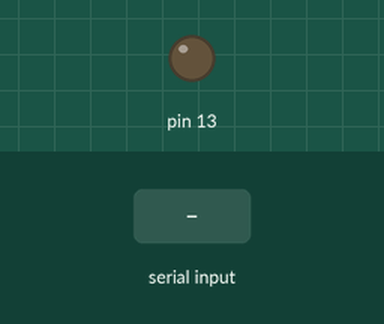
The sketch below on a simulated Arduino Uno, built with avr-gcc and run on an emulated ATmega328P. Shown: output pins drawn as LEDs (lit = HIGH). The test bench sets the inputs (shaded band).

Above: at 1.2 s.
1.3 s: "1" received over the second serial link
At 2.3 s:
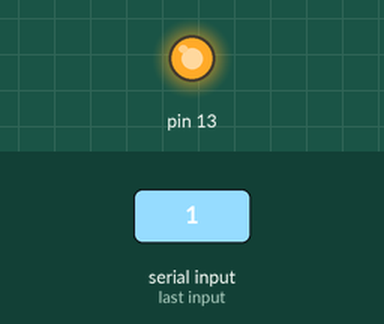
2.8 s: "2" received over the second serial link
At 3.5 s:
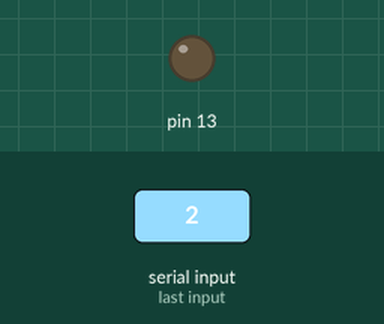
Timing chart, 0 to 5.8 s (numbered marks = the images above; inputs shaded):
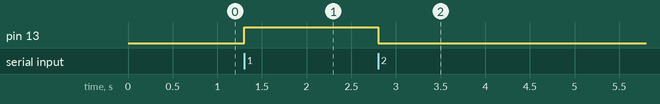

The sketch:

Bluetoothe_demo.ino
```cpp
#include <SoftwareSerial.h>
SoftwareSerial BT(11,12);

// creates a "virtual" serial port/UART
// connect BT module TX to D10
// connect BT module RX to D11
// connect BT Vcc to 5V, GND to GND
void setup()
{
  // set digital pin to control as an output
  pinMode(13, OUTPUT);
  // set the data rate for the SoftwareSerial port
  BT.begin(9600);
  // Send test message to other device
  BT.println("Hello from Arduino");

}
char a; // stores incoming character from other device
void loop()
{
  if (BT.available())
  // if text arrived in from BT serial...
  {
    a=(BT.read());
    if (a=='1')
    {
      digitalWrite(13, HIGH);
      BT.println("LED on");
    }
    if (a=='2')
    {
      digitalWrite(13, LOW);
      BT.println("LED off");
    }
    if (a=='?')
    {
      BT.println("Send '1' to turna LED on");
      BT.println("Send '2' to turn LED on");
    }
    // you can add more "if" statements with other characters to add more commands


  }
}
```

Measured:
- after the input at 1.3 s, pin 13: LOW → HIGH at once
- after the input at 2.8 s, pin 13: HIGH → LOW at once
